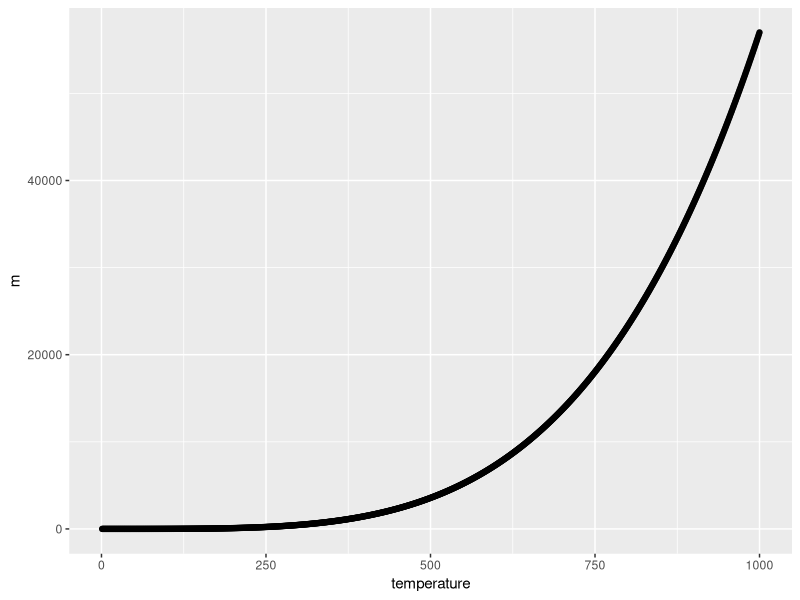
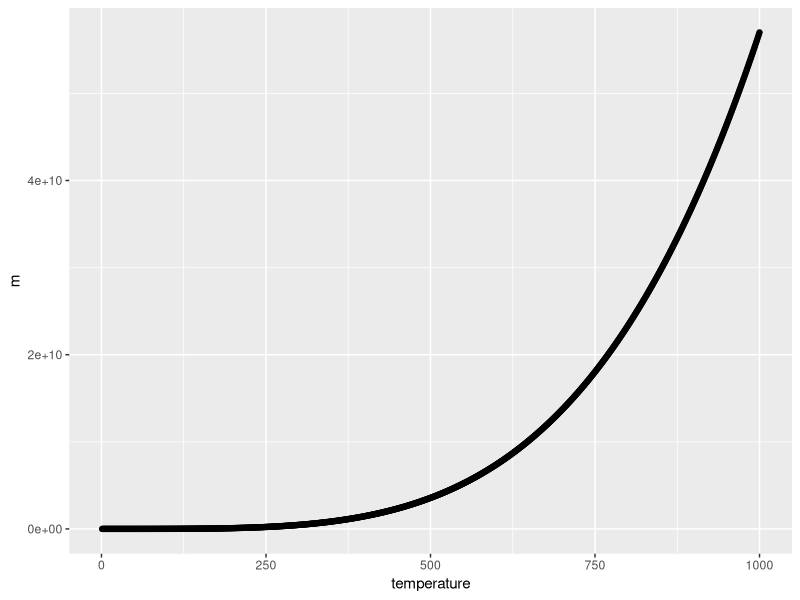
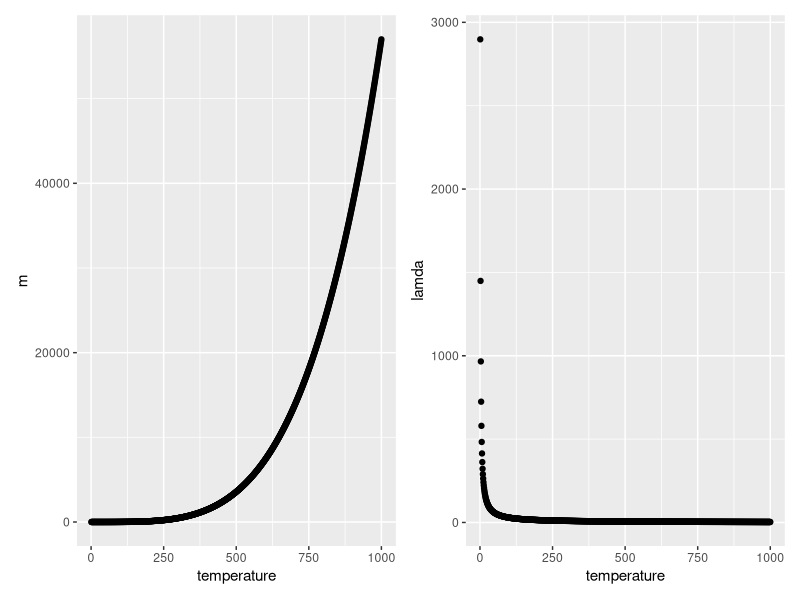

Write R code to recreate these figures, in order.
## ---- chunk 1
library(tidyverse)
example <- data.frame(temperature = c(1:1000)) %>% 
                      mutate(m = 5.7 * (10^-8) * temperature^4)
example1_plot <- ggplot(data = example) +
  geom_point(aes(x = temperature, y = m))
example1_plot


example2 <- data.frame(temperature = c(1:1000)) %>% 
                      mutate(m = 5.7 * (10^-2) * temperature^4)
example2_plot <- ggplot(data = example2) +
  geom_point(aes(x = temperature, y = m))

example2_plot
## ---- chunk 2

example3 <- data.frame(temperature = c(1:1000)) %>% 
                      mutate(m = 5.7 * (10^-2) * temperature^4,
                             lamda = 2898/temperature)
example3_plot <- ggplot(data = example3) +
  geom_point(aes(x = temperature, y = lamda))

library(patchwork)

example1_plot + example3_plot
